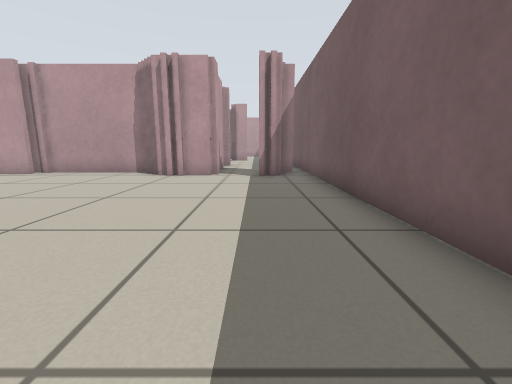
View 1 (above)

22 first-person views from a walk through a world built for the Player/Stage simulator. The camera is 0.5 m above the floor, tilts 10° down and sees 90° across. Floor lines are 1 m apart. The floor is counted in squares, 0.5 m on a side. Each view is taken from the middle of a square. On the plan, view 1 faces up. The plan holds only what a view shows up to about 11 squares ahead; the rest is blank. Robots are left out.

View 2
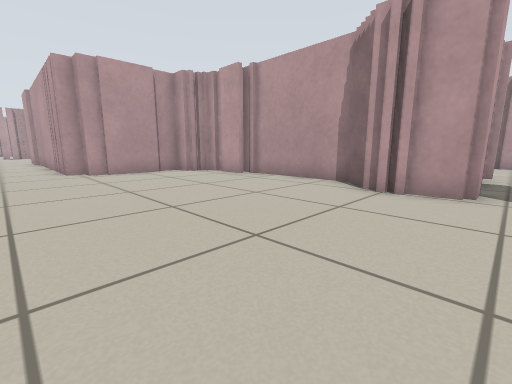

View 3
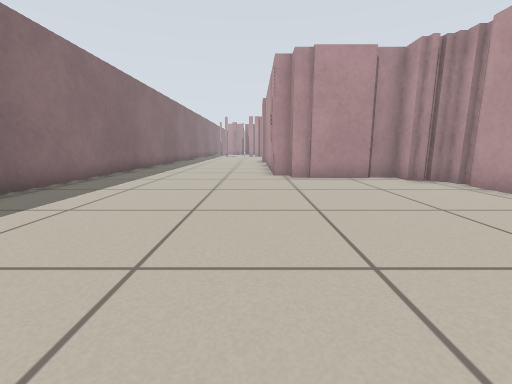

View 4
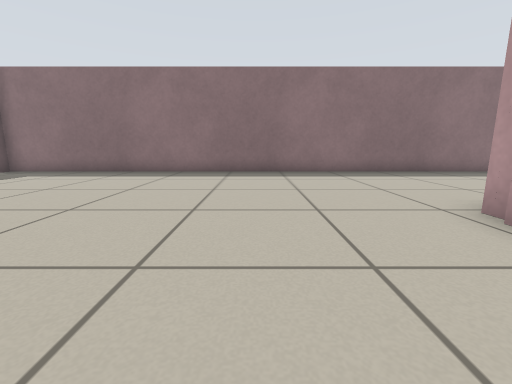

View 5
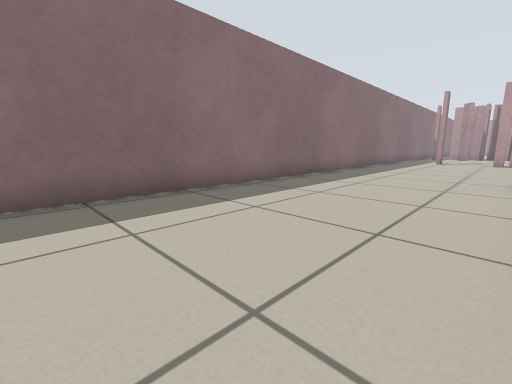

View 6
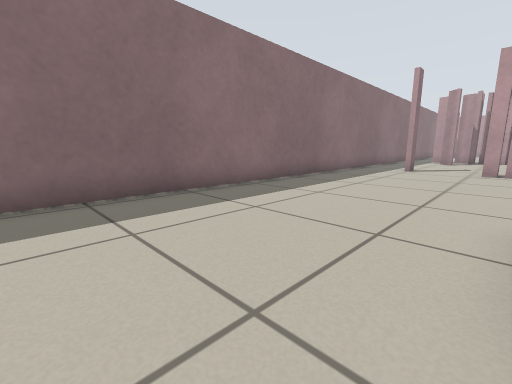

View 7
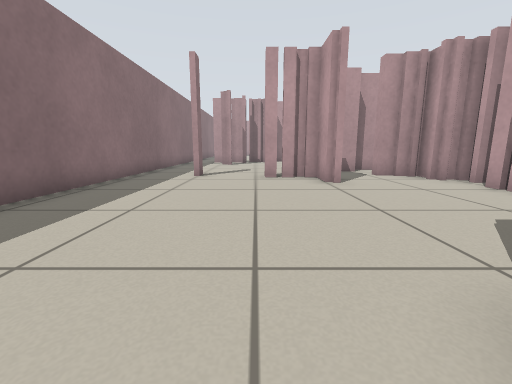

View 8
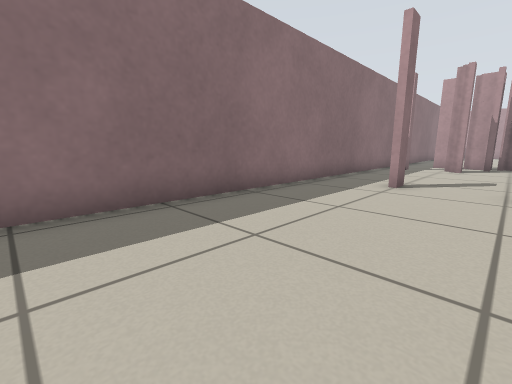

View 9
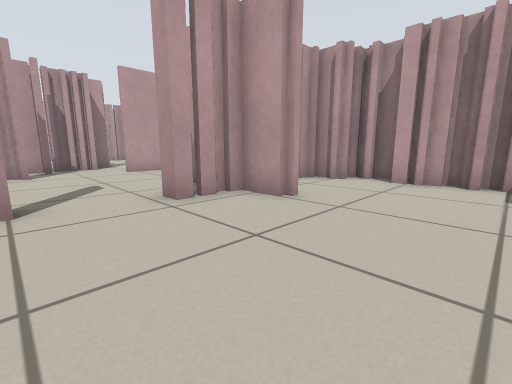

View 10
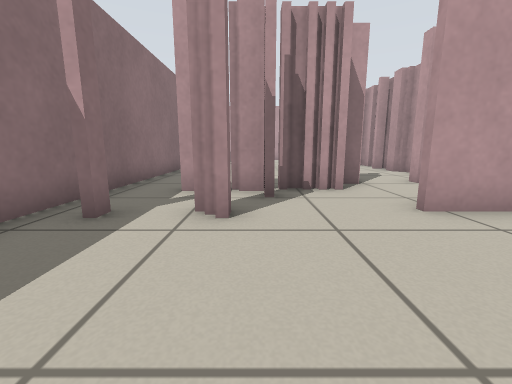

View 11
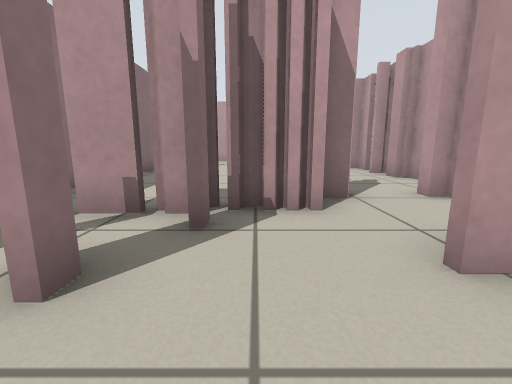

View 12
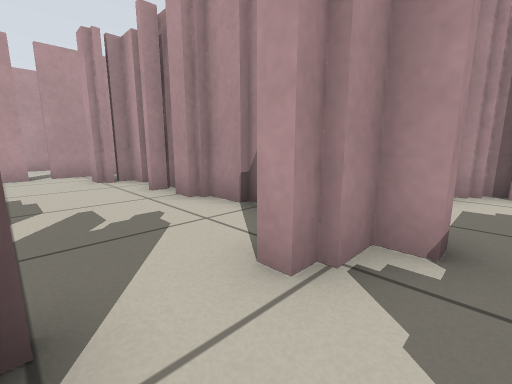

View 13
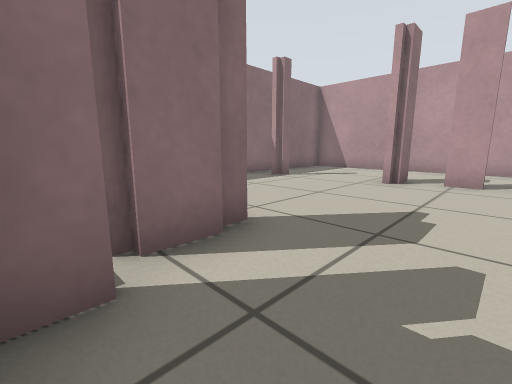

View 14
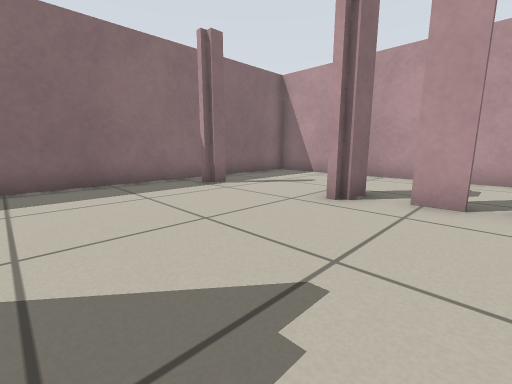

View 15
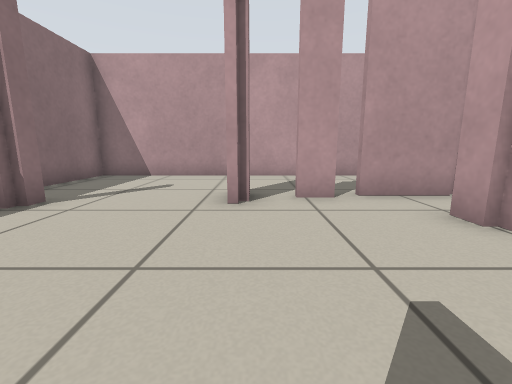

View 16
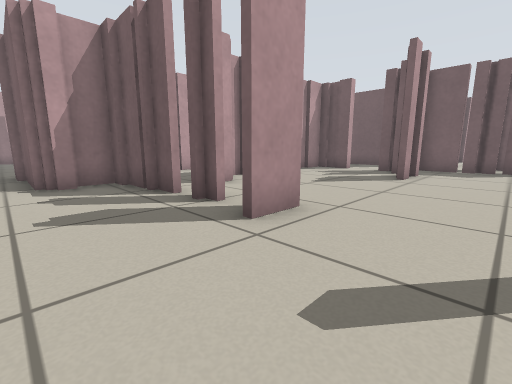

View 17
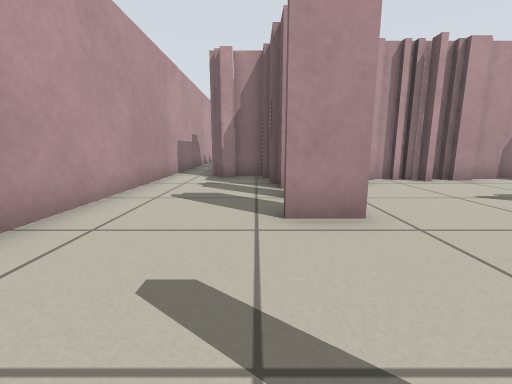

View 18
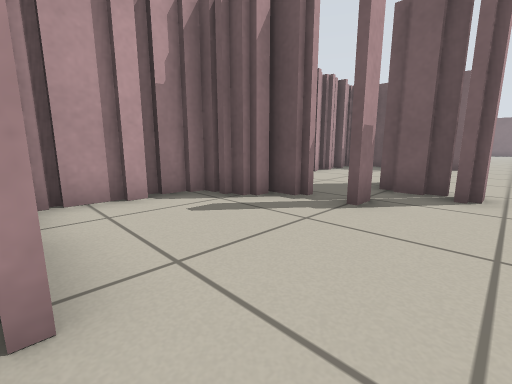

View 19
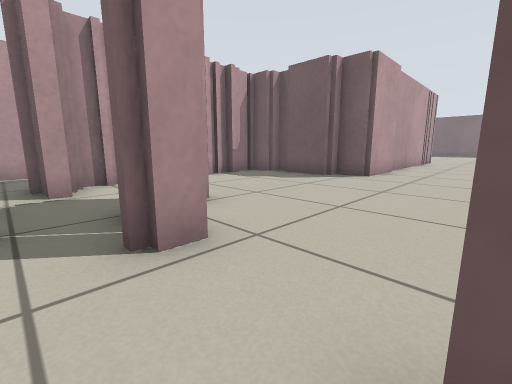

View 20
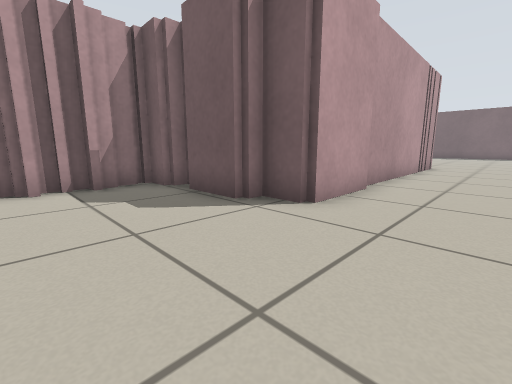

View 21
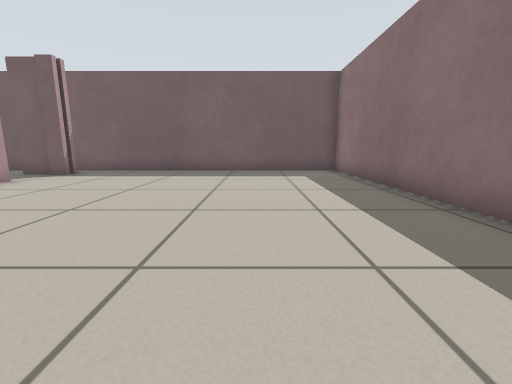

View 22
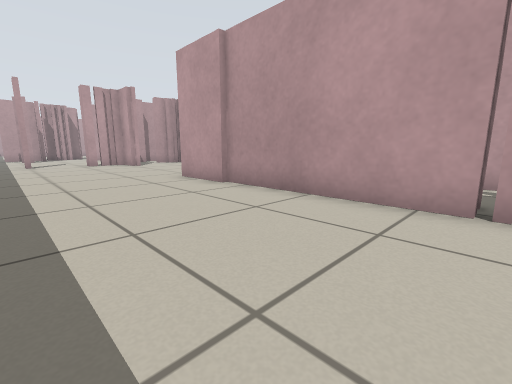

### Floor plan
Key: @ floor where view 1 was taken; # wall or solid block; x gap in a wall; . floor; T thing the floor can be seen under or through.
Columns run from 52 left of view 1 to 2 right of it. Each row starts with its distance up from view 1.
 15                                                    .
 14                                                   #.
 13                                                    .  #
 12 ###          ##      ##                            .  #
 11 #.#           .      .                             ..##
 10 #.#           .      . ##                ######### x###
  9 #.##          .  #   T########          ##.......##.###
  8 #. ###########. #####T##.....##       ####............#
  7 #..####......#. #...#........##       . ##............#
  6 #...x...........#...TT.......##       . ##............#
  5 #...x.......##..#...TTTT......###########.............#
  4 #...#......####.......TT......###.....................#
  3 #.........##..#.......................................#
  2 #.............#x#.....................................#
  1 #.............#.x.....#...............................#
  0 #...##..............................................@.#
 -1 #######################################################

Where each view was taken, in squares from view 1:
view 1: 0 up, 0 right, facing up
view 2: 3 up, 1 left, facing up-left
view 3: 4 up, 3 left, facing left
view 4: 9 up, 8 left, facing down
view 5: 4 up, 12 left, facing down-left
view 6: 4 up, 18 left, facing down-left
view 7: 3 up, 21 left, facing left
view 8: 3 up, 23 left, facing down-left
view 9: 1 up, 25 left, facing up-left
view 10: 2 up, 32 left, facing left
view 11: 3 up, 34 left, facing left
view 12: 5 up, 38 left, facing up-left
view 13: 6 up, 40 left, facing down-left
view 14: 6 up, 43 left, facing down-left
view 15: 4 up, 43 left, facing left
view 16: 1 up, 51 left, facing up-right
view 17: 0 up, 49 left, facing up
view 18: 3 up, 36 left, facing up-right
view 19: 1 up, 31 left, facing up-right
view 20: 2 up, 26 left, facing up-right
view 21: 2 up, 9 left, facing right
view 22: 0 up, 14 left, facing up-left
